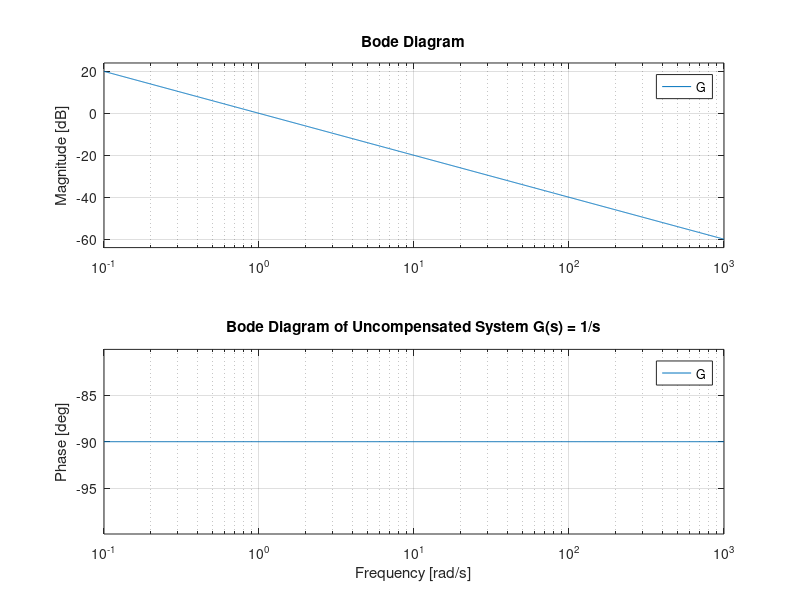
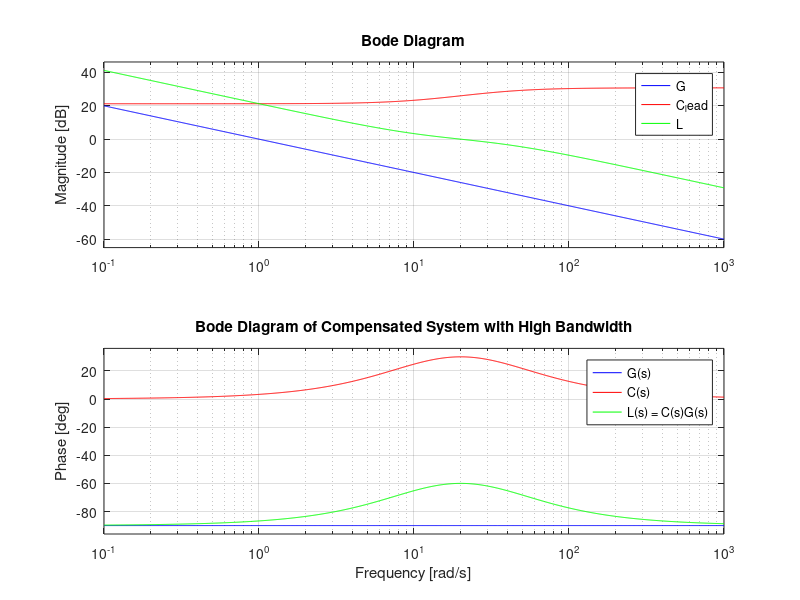
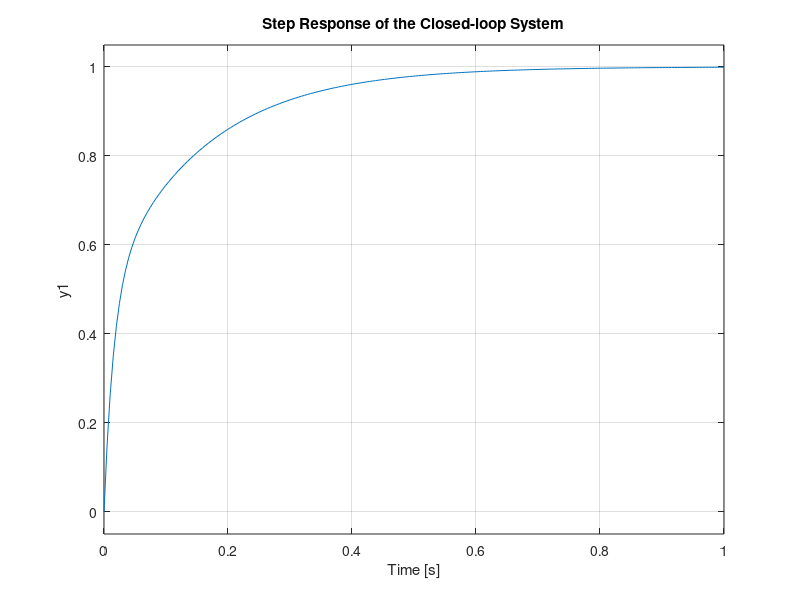
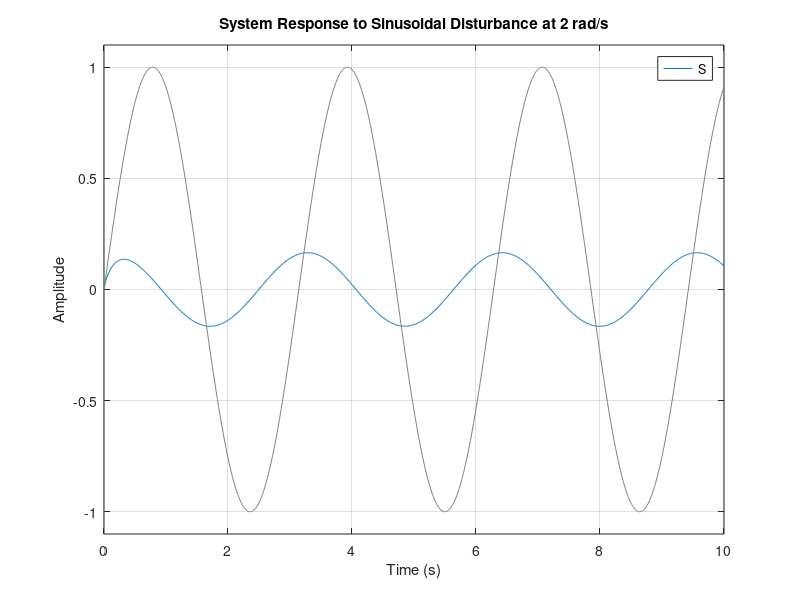

Here is the MATLAB script that generated these plots, in order:
% MATLAB code for PID controller tuning for G(s) = 1/s using Bode criterion
% Using high bandwidth for disturbance rejection

% Design parameters
w_d = 2;           % Disturbance frequency (rad/s)
w_c = 20;          % Desired crossover frequency (rad/s) >> w_d
PM_desired = 60;   % Desired phase margin (degrees)

% 1. Define the integrator system
s = tf('s');
G = 1/s;

% 2. Analysis of the uncompensated open-loop system
figure(1);
bode(G);
grid on;
title('Bode Diagram of Uncompensated System G(s) = 1/s');

% 3. Design of lead compensator using Bode criterion
% to ensure high crossover frequency
alpha = 3;  % Ratio between zero and pole (alpha > 1 for lead compensator)

% Calculate T so that maximum phase contribution occurs at crossover frequency
T = 1/(w_c * sqrt(alpha));

% Calculate gain K to have |C(jw_c)G(jw_c)| = 1
mag_lead_at_wc = abs((1 + 1i*w_c*alpha*T)/(1 + 1i*w_c*T));
K = 1/(mag_lead_at_wc * (1/w_c));

% 3.1 Define the lead compensator as a filtered PID
C_lead = K * (1 + alpha*T*s)/(1 + T*s);

% 4. Analysis of the compensated open-loop system
L = C_lead * G;  % Open-loop transfer function

figure(2);
bode(G, 'b', C_lead, 'r', L, 'g');
grid on;
legend('G(s)', 'C(s)', 'L(s) = C(s)G(s)');
title('Bode Diagram of Compensated System with High Bandwidth');

% 5. Analysis of phase margin and crossover frequency
[Gm, Pm, Wcg, Wcp] = margin(L);
fprintf('Phase margin: %.2f degrees at frequency %.2f rad/s\n', Pm, Wcp);

% 6. Calculate sensitivity function
S = 1/(1 + L);

% 7. Verify disturbance attenuation at the specific frequency
w_range = logspace(-2, 2, 1000);
[mag_S, phase_S] = bode(S, w_range);

% Find the index corresponding to the disturbance frequency
[~, idx] = min(abs(w_range - w_d));

% 8. Calculate loop gain and sensitivity at disturbance frequency
[mag_L, ~] = bode(L, w_d);
[mag_S_at_wd, ~] = bode(S, w_d);

fprintf('\nDisturbance attenuation at %.2f rad/s:\n', w_d);
fprintf('Loop gain |L(j%.1f)| = %.2f = %.2f dB\n', w_d, mag_L, 20*log10(mag_L));
fprintf('Sensitivity |S(j%.1f)| = %.4f = %.2f dB\n', w_d, mag_S_at_wd, 20*log10(mag_S_at_wd));

% 9. Step response of the closed-loop system
T_cl = feedback(L, 1);  % Closed-loop system

figure(3);
step(T_cl);
grid on;
title('Step Response of the Closed-loop System');

% 10. Response to disturbance
% Create a sinusoidal disturbance at frequency w_d
t = 0:0.01:10;
d_t = sin(w_d*t);

figure(4);
lsim(S, d_t, t);
grid on;
title(['System Response to Sinusoidal Disturbance at ', num2str(w_d), ' rad/s']);
xlabel('Time (s)');
ylabel('Amplitude');

% 11. Bode diagram of sensitivity function
figure(5);
bodemag(S);
grid on;
hold on;
scatter(w_d, 20*log10(mag_S_at_wd), 100, 'r', 'filled');
text(w_d*1.2, 20*log10(mag_S_at_wd), ['Attenuation at \omega_d = ', num2str(w_d), ': ', num2str(20*log10(mag_S_at_wd)), ' dB']);
hold off;
title('Sensitivity Function S(j\omega)');
xlabel('Frequency (rad/s)');
ylabel('Magnitude (dB)');